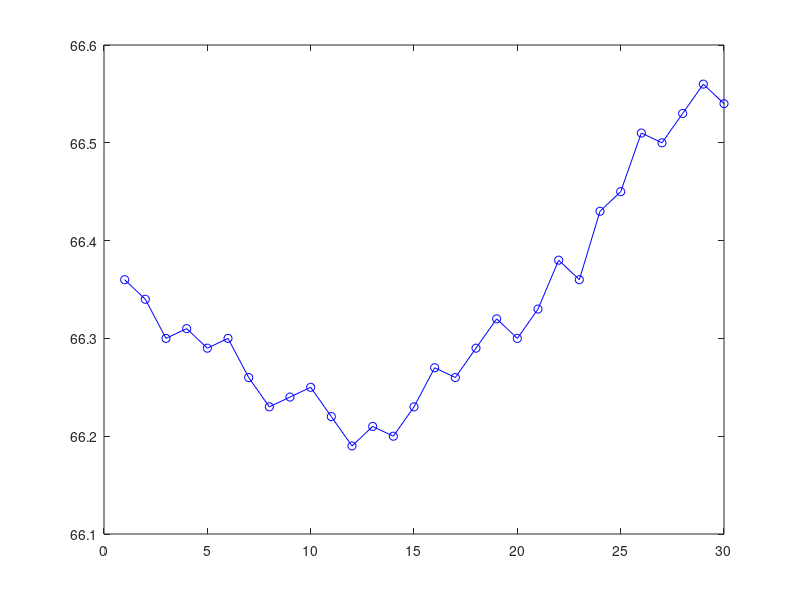

The MATLAB source for this figure: (Note: this script raises an error after producing the figure.)
% Author Name: John Schweitzer
% Email: schwei87@rowan.edu
% Course: MATLAB Programming - Fall 2024
% Assignment: Assignment 2
% Task: Stock Market Analysis
% Date: 10/11/24

% a) Create a file named 'stock_data.txt' with daily closing prices for a fictitious stock over 30 days (one price per line).

% b) Write a MATLAB script that:
   % Reads the stock data from 'stock_data.txt'.
data = load('stock_data.txt');
 % Calculates and prints:
     % Average closing price
     avg_price = mean(data);
     fprintf('The average closing price of the stock is $%g \n', avg_price);
     % Highest closing price
     max_price = max(data);
     fprintf('The highest closing price of the stock is $%g \n', max_price);
     % Lowest closing price
     min_price = min(data);
     fprintf('The lowest closing price of the stock is $%g \n', min_price);
     % Number of days the stock price increased from the previous day
     price_changes = diff(data);
     days_increased = sum(price_changes > 0);
     fprintf('The number of days the stock price increased was %g days \n', days_increased);
   % Creates a line plot showing:
     % Daily closing prices
     figure;
     plot(data, 'b-o', 'DisplayName', 'Daily Closing Prices');
     hold on;
     % Average price as a horizontal line
     yline(avg_price, 'r--', 'Average Price', 'LabelHorizontalAlignment', 'left', 'DisplayName', 'Average Price');
     % Highest and lowest prices as horizontal lines
     yline(max_price, 'g--', 'Highest Price', 'LabelHorizontalAlignment', 'left', 'DisplayName', 'Highest Price');
     yline(min_price, 'm--', 'Lowest Price', 'LabelHorizontalAlignment', 'left', 'DisplayName', 'Lowest Price');
     hold off;
     % Adds appropriate labels, title, and legend to the plot.
     xlabel('Days');
     ylabel('Closing Price');
     title('Stock Daily Closing Prices of Goofy Goobers INC');
     legend('Location', 'best');
     grid on;
     % Saves the plot as an image file named 'stock_analysis.png'.
     saveas(gcf, 'stock_analysis.png');
     % Writes a summary of the analysis to a new file named 'stock_summary.txt'.
     summary_file = fopen('stock_summary.txt', 'w');
     fprintf(summary_file, 'Stock Price Analysis Summary:\n');
     fprintf(summary_file, 'The average closing price of the stock is $%g \n', avg_price);
     fprintf(summary_file, 'The highest closing price of the stock is $%g \n', max_price);
     fprintf(summary_file, 'The lowest closing price of the stock is $%g \n', min_price);
     fprintf(summary_file, 'The number of days the stock price increased was %g days \n', days_increased);
     fclose(summary_file);